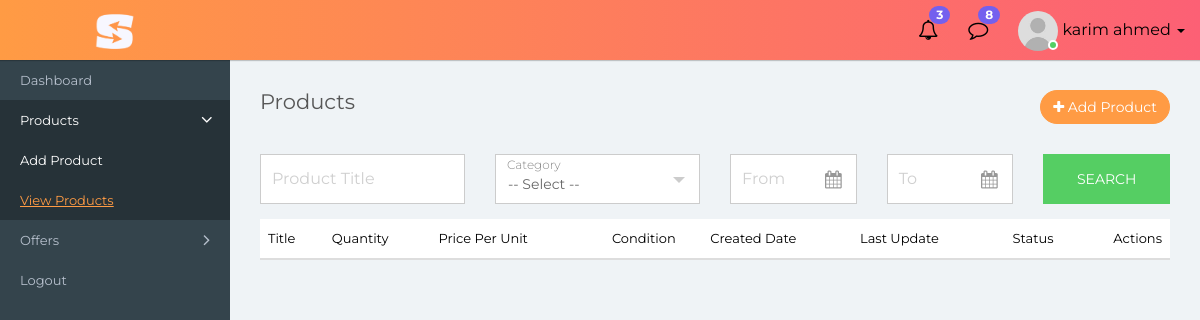
Before: /products/ (signed in) with the older database file.
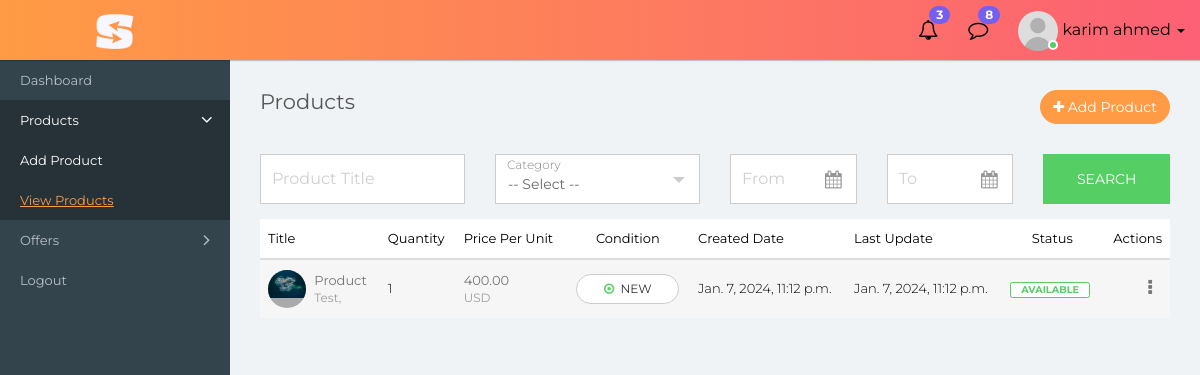
After: the same page with the newer database file.
### barter_and_inventory/models.py (models this page shows, shortened)
class Product(models.Model):
    class Meta:
        verbose_name = "Product"
        verbose_name_plural = "Products"
    class ProductCondition(models.TextChoices):
        NEW = 'NEW', 'New'
        USED = 'USED', 'Used'
    class ProductPriceCurrency(models.TextChoices):
        PKR = 'PKR', 'Pakistani Rupees'
        INR = 'INR', 'Indian Rupees'
        EUR = 'EUR', 'Euros'
        USD = 'USD', 'United Stated Dollar'
        CAD = 'CAD', 'Canadian Dollar'
        GBP = 'GBP', 'British Pound'
        JPY = 'JPY', 'Japanese Yen'
        CHF = 'CHF', 'Swiss Franc'
    class ProductStatus(models.TextChoices):
        OUT_OF_STOCK = 'OUT_OF_STOCK', 'Out of stock'
        AVAILABLE = 'AVAILABLE', 'Available'
    product_title = models.CharField(max_length=400)
    product_description = models.TextField(null=True, blank=True, max_length=1000)
    product_quantity = models.IntegerField(default=1)
    product_condition = models.CharField(max_length=10, choices=ProductCondition.choices, default=ProductCondition.NEW)
    price_per_unit = models.DecimalField(max_digits=7, decimal_places=2, default=0.00)
    price_currency = models.CharField(max_length=255, choices=ProductPriceCurrency.choices, default=ProductPriceCurrency.USD)
    product_status = models.CharField(max_length=255, choices=ProductStatus.choices, default=ProductStatus.AVAILABLE)
    product_categories = models.ManyToManyField(Category, related_name='categories')
    created_by = models.ForeignKey(User, on_delete=models.CASCADE, related_name='product_created_by')
    updated_by = models.ForeignKey(User, null=True, blank=True, on_delete=models.CASCADE, related_name='product_updated_by')
    created_at = models.DateTimeField(auto_now_add=True)
    updated_at = models.DateTimeField(auto_now=True)

class ProductPicture(models.Model):
    class Meta:
        verbose_name = "Product Photo"
        verbose_name_plural = "Product Photos"
    product_photo = models.ImageField(upload_to=product_photo_upload_handler, validators=[
        FileExtensionValidator(allowed_extensions=['png', 'jpeg', 'jpg']),
    ])
    product = models.ForeignKey(Product, on_delete=models.CASCADE, related_name='product_photos')
    created_by = models.ForeignKey(User, on_delete=models.CASCADE, related_name='product_picture_created_by')
    updated_by = models.ForeignKey(User, null=True, blank=True, on_delete=models.CASCADE, related_name='product_picture_updated_by')
    created_at = models.DateTimeField(auto_now_add=True)
    updated_at = models.DateTimeField(auto_now=True)

class Category(models.Model):
    class Meta:
        verbose_name = "Category"
        verbose_name_plural = "Categories"
    class CategoryStatus(models.TextChoices):
        ACTIVE = 'ACTIVE', 'Active'
        IN_ACTIVE = 'IN_ACTIVE', 'In-active'
    category_title = models.CharField(max_length=400)
    category_status = models.CharField(max_length=255, choices=CategoryStatus.choices, default=CategoryStatus.ACTIVE)
    created_by = models.ForeignKey(User, on_delete=models.CASCADE, related_name='category_created_by')
    updated_by = models.ForeignKey(User, null=True, blank=True, on_delete=models.CASCADE, related_name='category_updated_by')
    created_at = models.DateTimeField(auto_now_add=True)
    updated_at = models.DateTimeField(auto_now=True)
    def __str__(self):
        return self.category_title

### barter_and_inventory/views.py (the view)
# urls.py: path('products/', views.ProductsListView.as_view(), name='view_products'),
class ProductsListView(FrontendUserViewMixin, PermissionRequiredMixin, ListView):
    template_name = 'barter_and_inventory/products/list.html'
    permission_denied_message = "You're not authorized to view products."
    permission_required = 'barter_and_inventory.view_product'
    context_object_name = 'products'
    def get_queryset(self):
        user = self.request.user  # type: User
        queryset = user.product_created_by.all()
        product_title_val = self.request.GET.get('product_title', None)
        category_val = self.request.GET.get('category', None)
        created_date_from = self.request.GET.get('created_date_from', None)
        created_date_to = self.request.GET.get('created_date_to', None)
        order = self.request.GET.get('order_by', '-id')
        if product_title_val:
            queryset = queryset.filter(product_title__icontains=product_title_val).order_by(order)
        if category_val:
            queryset = queryset.filter(product_categories__in=[category_val]).order_by(order)
        if created_date_from:
            created_date_from_filter = datetime.datetime.strptime(created_date_from + " 00:00:00", '%d/%m/%Y %H:%M:%S')
            queryset = queryset.filter(created_at__gte=created_date_from_filter).order_by(order)
        if created_date_to:
            created_date_to_filter = datetime.datetime.strptime(created_date_to + " 00:00:00", '%d/%m/%Y %H:%M:%S')
            queryset = queryset.filter(created_at__lte=created_date_to_filter).order_by(order)
        return queryset
    def get_context_data(self, **kwargs):
        context = super().get_context_data(**kwargs)
        context['category'] = self.request.GET.get('category', None)
        context['categories'] = Category.objects.all()
        context['product_title'] = self.request.GET.get('product_title', None)
        context['created_date_from'] = self.request.GET.get('created_date_from', None)
        context['created_date_to'] = self.request.GET.get('created_date_to', None)
        context['order_by'] = self.request.GET.get('order_by', '-id')
        return context

### barter_and_inventory/mixins.py (called while the page is built)
    def dispatch(self, request, *args, **kwargs):
        if request.user.groups.filter(name='frontend_user').exists():
            return super().dispatch(request, *args, **kwargs)
        return redirect_to_login(request.get_full_path(), self.get_login_url(), self.get_redirect_field_name())

### templates/barter_and_inventory/products/list.html (shortened to what the changed rows need)
{% extends 'barter_and_inventory/layout.html' %}
{% load static %}
{% load barter_and_inventory_extras %}
{% block page_css_before_app %}
	<link rel="stylesheet" type="text/css" href="{% static "css/dataTables.bootstrap.min.css" %}">
    <link rel="stylesheet" type="text/css" href="{% static "css/select2.min.css" %}">
    <link rel="stylesheet" type="text/css" href="{% static "css/bootstrap-datetimepicker.min.css" %}">
{% endblock %}
{% block content %}
    <div class="content container-fluid">
        <div class="row">
            <div class="col-md-12">
                <div class="table-responsive">
                    <table class="table table-striped custom-table m-b-0 datatable">
                        <thead>
                            <tr>
                                <th>Title</th>
                                <th>Quantity</th>
                                <th>Price Per Unit</th>
                                <th class="text-center">Condition</th>
                                <th>Created Date</th>
                                <th>Last Update</th>
                                <th class="text-center">Status</th>
                                <th class="text-right">Actions</th>
                            </tr>
                        </thead>
                        <tbody>
                            {% for product in products %}
                                <tr>
                                    <td>
                                        {% if product.product_photos.first %}
                                            <a class="avatar" >
                                                <img src="{{ request.scheme }}://{{ request.get_host }}{{ product.product_photos.first.product_photo.url }}" alt="{{ product.product_title }}">
                                            </a>
                                        {% endif %}
                                        <h2><a href="{% url 'barter_and_inventory:view_product_detail' product.pk %}">
                                            {{ product.product_title}}
                                            <span>
                                                {% for item in product.product_categories.all %}
                                                    {{ item }},
                                                {% endfor %}
                                            </span>
                                        </a></h2>
                                    </td>
                                    <td>{{ product.product_quantity }}</td>
                                    <td>
                                        <h2><a href="#">{{ product.price_per_unit}}
                                            <span>{{ product.price_currency }}</span>
                                        </a></h2>
                                    </td>
                                    <td class="text-center">
                                        <div class="dropdown action-label">
                                            <a class="btn btn-white btn-sm rounded dropdown-toggle"  aria-expanded="false">
                                                {% if product.product_condition == 'NEW' %}
                                                    <i class="fa fa-dot-circle-o text-success"></i>
                                                {% else %}
                                                    <i class="fa fa-dot-circle-o text-info"></i>
                                                {% endif %} {{ product.product_condition }}
                                            </a>
                                        </div>
                                    </td>
                                    <td>{{ product.created_at }}</td>
                                    <td>{{ product.updated_at}}</td>
                                    <td>
                                        {% if product.product_status == "AVAILABLE" %}
                                            <span class="label label-success-border">{{ product.product_status }}</span>
                                        {% else %}
                                            <span class="label label-warning-border">{{ product.product_status }}</span>
                                        {% endif %}
                                    </td>
                                    <td class="text-right">
                                        <div class="dropdown">
                                            <a href="#" class="action-icon dropdown-toggle" data-toggle="dropdown" aria-expanded="false"><i class="fa fa-ellipsis-v"></i></a>
                                        </div>
                                    </td>
                                </tr>
                            {% endfor %}
                        </tbody>
                    </table>
                </div>
            </div>
        </div>
    </div>
{% endblock %}

Changed rows visible on the page:
added Product: product_photos.first.product_photo (picture), product_title "Product", product_quantity "1", price_per_unit "400.00", price_currency "USD", product_condition "NEW", created_at "Jan. 7, 2024, 11:12 p.m.", updated_at "Jan. 7, 2024, 11:12 p.m.", product_status "AVAILABLE"
now on this page (row unchanged): Category: category_title "Test"
